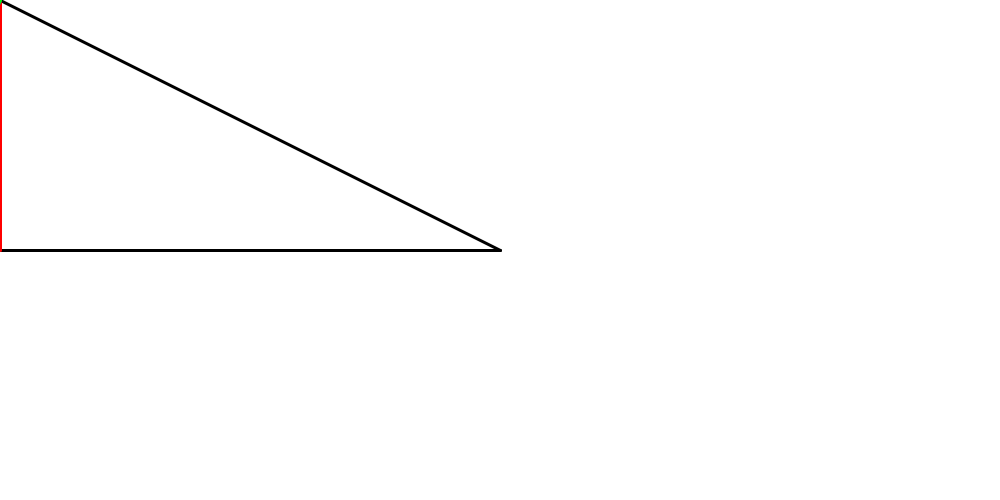
Frame 1 (no input)
Frame 60 (the mouse pressed at the canvas centre just before this capture): identical to frame 1, image omitted
Frame 120 (the mouse held since frame 60 and released just before this capture): blank canvas, image omitted

The Processing sketch that drew this single still picture (run headless with seeded random() and noise(); from frame 60 on, the mouse is pressed at the canvas centre):

// Processing sketch: sin_arc_tan
// ── sin_arc_tan.pde
void setup() {
  size(1000,500);
  strokeWeight(3);
  noFill();
}

void draw() {
  translate(width/2,height/2);
  background(255);
  stroke(0);
  
  float x = mouseX-width/2;
  float y = mouseY-height/2;
  
  float ang;
  if (x != 0) ang = abs(atan(-y/x));
  else ang = 0;
  
  float hyp1 = sqrt(x*x+y*y);
  float hyp2 = (x*x+y*y)/x;
  
  line(0,0,x,y);
  line(0,0,hyp2,0);
  stroke(255,0,0);
  line(x,0,x,y);
  stroke(0,0,255);
  line(hyp2,0,x,y);
  
  float start, stop;
  if (x > 0) {
    if (y < 0) {
      start = -ang;
      stop = 0;
    } else {
      start = 0;
      stop = ang;
    }
  } else if (y < 0) {
    start = PI;
    stop = PI+ang;
  } else {
    start = PI-ang;
    stop = PI;
  }
  stroke(0,255,0);
  arc(0,0,2*hyp1,2*hyp1,start,stop);
}
